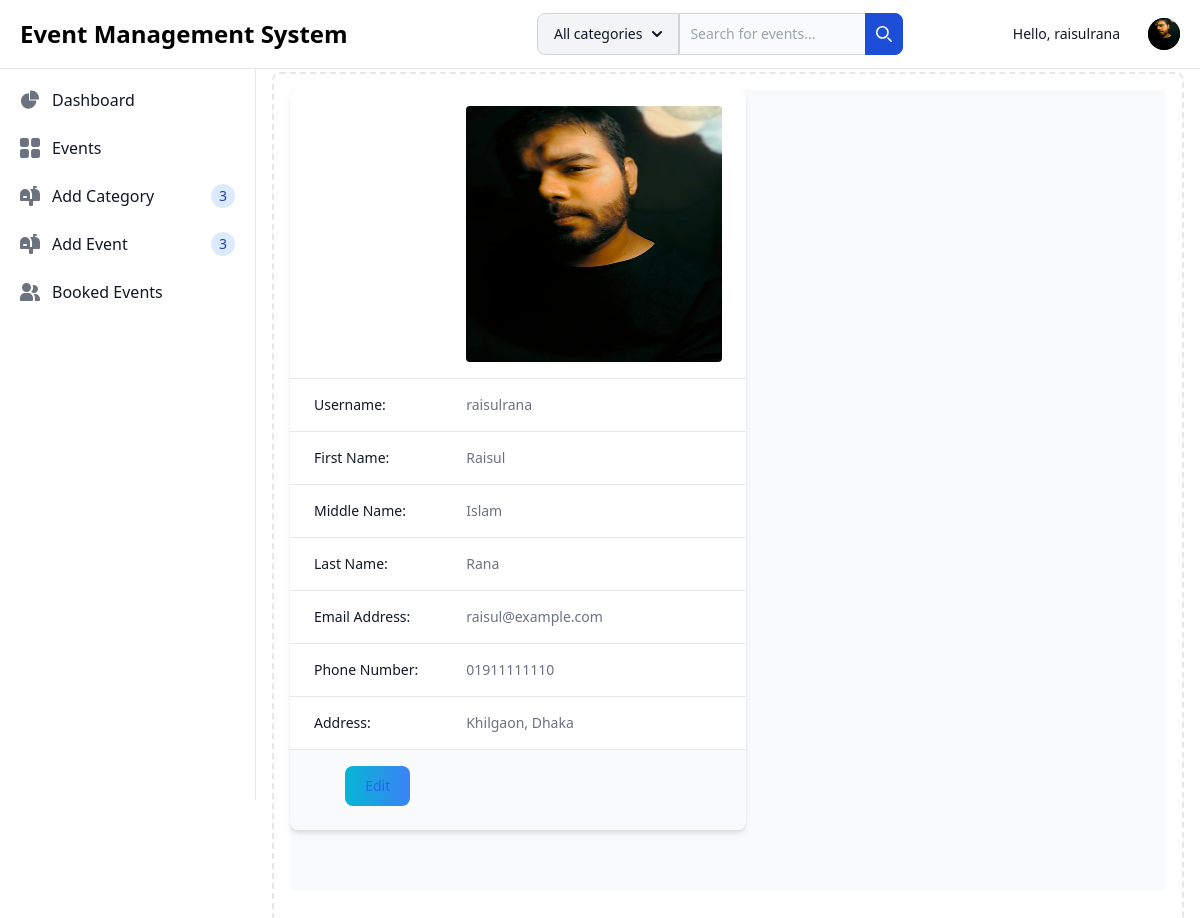
Page /user-account/profile/raisulrana (signed in) on the earlier database version.
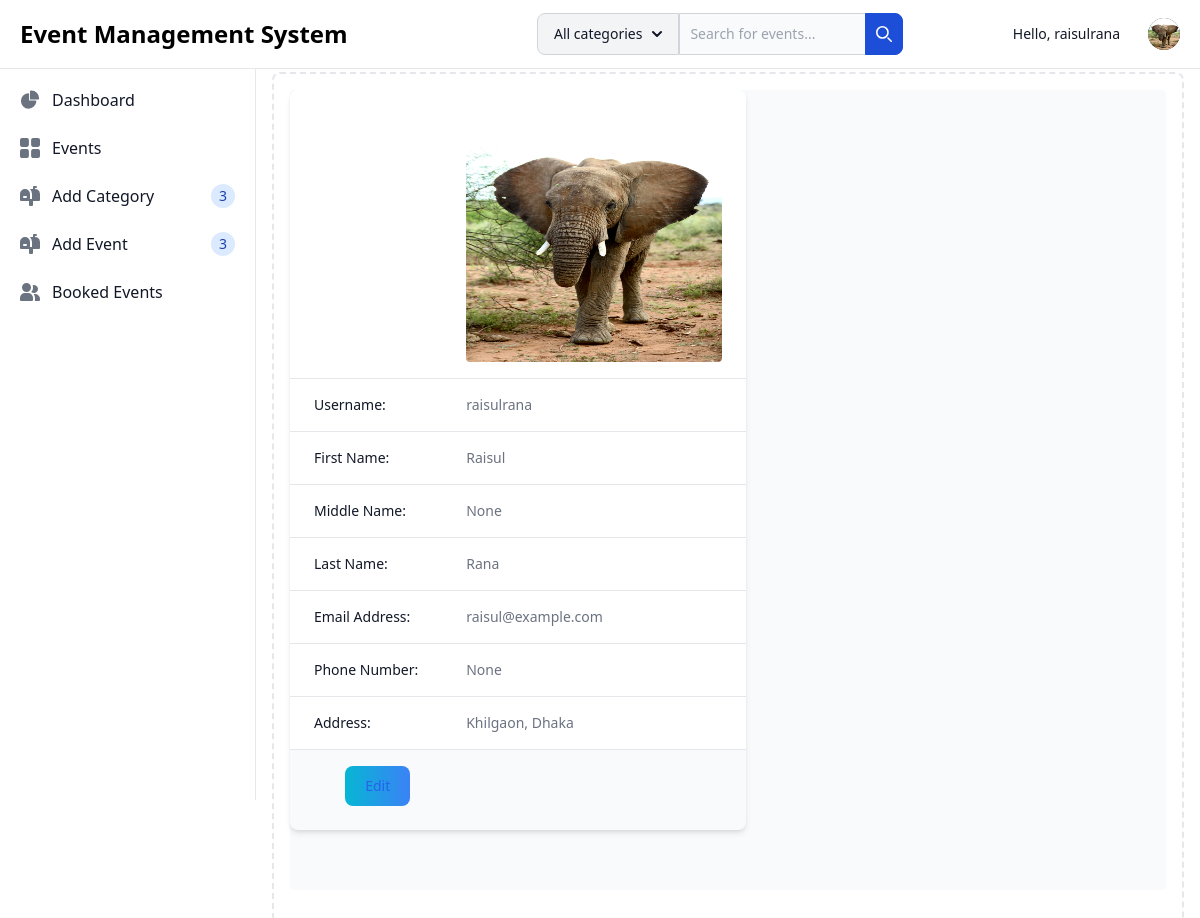
Same page on the later database version.
### user_account/models.py (models this page shows, shortened)
class UserProfile(models.Model):
    user = models.OneToOneField(User, on_delete=models.CASCADE)
    username = models.CharField(max_length=50, null=True, blank=True)
    first_name = models.CharField(max_length=50, null=True, blank=True)
    middle_name = models.CharField(max_length=50, null=True, blank=True)
    last_name = models.CharField(max_length=50, null=True, blank=True)
    email_address = models.EmailField(null=True, blank=True)
    phone_number = models.CharField(max_length=15, null=True, blank=True)
    mailing_address = models.CharField(max_length=100, null=True, blank=True)
    image = models.ImageField(default='fallback.png', upload_to='profile_pics/', null=True, blank=True)
    created_at = models.DateTimeField(auto_now_add=True)
    updated_at = models.DateTimeField(auto_now=True)

### user_account/views.py (the view)
# urls.py: path("profile/<str:username>", views.user_profile, name="user_profile"),
def user_profile(request, username):
    try:
        user = User.objects.get(username=username)
        user_profile = UserProfile.objects.get(user=user)
        return render(request, 'user_account/user_profile.html', {'user_profile': user_profile, 'person': user})
    except User.DoesNotExist:
        logout(request)
        return render(request, 'user_account/not_found.html')

### user_account/templates/user_account/user_profile.html
{% extends '_base.html' %}
{% block content %}
  <div class="justify-center items-center min-h-screen">
    <div class="w-full max-w-4xl">
      <div class="relative overflow-x-auto shadow-md sm:rounded-lg">
        <table class="w-full text-sm text-left rtl:text-right text-gray-500 dark:text-gray-400">
          <tbody>
            <tr class="bg-white border-b dark:bg-gray-800 dark:border-gray-700">
              <th scope="row" class="px-6 py-4 font-medium text-gray-900 whitespace-nowrap dark:text-white"></th>
              <td class="px-6 py-4">
                <img class="rounded w-64 h-64" src="{{ user_profile.image.url }}" alt="Extra large avatar" />
              </td>
            </tr>
            <tr class="bg-white border-b dark:bg-gray-800 dark:border-gray-700">
              <th scope="row" class="px-6 py-4 font-medium text-gray-900 whitespace-nowrap dark:text-white">Username:</th>
              <td class="px-6 py-4">{{ user_profile.username }}</td>
            </tr>
            <tr class="bg-white border-b dark:bg-gray-800 dark:border-gray-700">
              <th scope="row" class="px-6 py-4 font-medium text-gray-900 whitespace-nowrap dark:text-white">First Name:</th>
              <td class="px-6 py-4">{{ user_profile.first_name }}</td>
            </tr>
            <tr class="bg-white border-b dark:bg-gray-800 dark:border-gray-700">
              <th scope="row" class="px-6 py-4 font-medium text-gray-900 whitespace-nowrap dark:text-white">Middle Name:</th>
              <td class="px-6 py-4">{{ user_profile.middle_name }}</td>
            </tr>
            <tr class="bg-white border-b dark:bg-gray-800 dark:border-gray-700">
              <th scope="row" class="px-6 py-4 font-medium text-gray-900 whitespace-nowrap dark:text-white">Last Name:</th>
              <td class="px-6 py-4">{{ user_profile.last_name }}</td>
            </tr>
            <tr class="bg-white border-b dark:bg-gray-800 dark:border-gray-700">
              <th scope="row" class="px-6 py-4 font-medium text-gray-900 whitespace-nowrap dark:text-white">Email Address:</th>
              <td class="px-6 py-4">{{ user_profile.email_address }}</td>
            </tr>
            <tr class="bg-white border-b dark:bg-gray-800 dark:border-gray-700">
              <th scope="row" class="px-6 py-4 font-medium text-gray-900 whitespace-nowrap dark:text-white">Phone Number:</th>
              <td class="px-6 py-4">{{ user_profile.phone_number }}</td>
            </tr>
            <tr class="bg-white border-b dark:bg-gray-800 dark:border-gray-700">
              <th scope="row" class="px-6 py-4 font-medium text-gray-900 whitespace-nowrap dark:text-white">Address:</th>
              <td class="px-6 py-4">{{ user_profile.mailing_address }}</td>
            </tr>
          </tbody>
          <td class="px-6 py-4 text-right">
            <button type="submit" class="text-white bg-gradient-to-r from-cyan-500 to-blue-500 hover:bg-gradient-to-bl focus:ring-4 focus:outline-none focus:ring-cyan-300 dark:focus:ring-cyan-800 font-medium rounded-lg text-sm px-5 py-2.5 text-center me-2 mb-2"><a href="{% url 'update_user_profile' user_profile.username %}" class="font-medium text-blue-600 dark:text-blue-500 hover:underline">Edit</a></button>
          </td>
        </table>
      </div>
    </div>
  </div>
{% endblock %}

### templates/_base.html (shortened to what this page needs)
<!DOCTYPE html>
<html lang="en">
  <head>
    {% load static %}
    <link href="https://cdn.jsdelivr.net/npm/flowbite@2.5.2/dist/flowbite.min.css" rel="stylesheet" />
    <link href="https://cdn.jsdelivr.net/npm/tailwindcss@2.2.19/dist/tailwind.min.css" rel="stylesheet" />
  </head>
  <body>
    <nav class="fixed top-0 z-50 w-full bg-white border-b border-gray-200 dark:bg-gray-800 dark:border-gray-700">
      <div class="px-3 py-3 lg:px-5 lg:pl-3">
        <div class="flex items-center justify-between">
          <div class="flex items-center justify-start rtl:justify-end">
            <a href="{% url 'homepage' %}" class="flex ms-2 md:me-24">
              <span class="self-center text-xl font-semibold sm:text-2xl whitespace-nowrap dark:text-white">Event Management System</span>
            </a>
          </div>
          <form class="max-w-lg mx-auto" method="GET" action="{% url 'search_view' %}">
            <div class="relative flex">
                <button id="dropdown-button" data-dropdown-toggle="dropdown" class="flex-shrink-0 z-10 inline-flex items-center py-2.5 px-4 text-sm font-medium text-center text-gray-900 bg-gray-100 border border-gray-300 rounded-s-lg hover:bg-gray-200 focus:ring-4 focus:outline-none focus:ring-gray-100 dark:bg-gray-700 dark:hover:bg-gray-600 dark:focus:ring-gray-700 dark:text-white dark:border-gray-600" type="button">All categories <svg class="w-2.5 h-2.5 ms-2.5" aria-hidden="true" xmlns="http://www.w3.org/2000/svg" fill="none" viewBox="0 0 10 6">
                    <path stroke="currentColor" stroke-linecap="round" stroke-linejoin="round" stroke-width="2" d="m1 1 4 4 4-4"/>
                </svg></button>
                <div class="relative w-full">
                    <input type="search" id="search-dropdown" name="q" class="block p-2.5 w-full z-20 text-sm text-gray-900 bg-gray-50 rounded-e-lg border-s-gray-50 border-s-2 border border-gray-300 focus:ring-blue-500 focus:border-blue-500 dark:bg-gray-700 dark:border-s-gray-700  dark:border-gray-600 dark:placeholder-gray-400 dark:text-white dark:focus:border-blue-500" placeholder="Search for events..."
                    value="{{ request.GET.q }}" aria-label="Search" required />
                    <button type="submit" class="absolute top-0 end-0 p-2.5 text-sm font-medium h-full text-white bg-blue-700 rounded-e-lg border border-blue-700 hover:bg-blue-800 focus:ring-4 focus:outline-none focus:ring-blue-300 dark:bg-blue-600 dark:hover:bg-blue-700 dark:focus:ring-blue-800">
                        <svg class="w-4 h-4" aria-hidden="true" xmlns="http://www.w3.org/2000/svg" fill="none" viewBox="0 0 20 20">
                            <path stroke="currentColor" stroke-linecap="round" stroke-linejoin="round" stroke-width="2" d="m19 19-4-4m0-7A7 7 0 1 1 1 8a7 7 0 0 1 14 0Z"/>
                        </svg>
                    </button>
                </div>
            </div>
        </form>
          <div class="flex items-center">
            {% if request.user.is_authenticated %}
            <div class="px-4 py-3" role="none">
                <p class="text-sm text-gray-900 dark:text-white" role="none">Hello, {{ request.user }}</p>
              </div>
              <div class="flex items-center ms-3">
                <div>
                  <button type="button" class="flex text-sm bg-gray-800 rounded-full focus:ring-4 focus:ring-gray-300 dark:focus:ring-gray-600" aria-expanded="false" data-dropdown-toggle="dropdown-user">
                    <img class="w-8 h-8 rounded-full" src="{{ user_profile.image.url }}" alt="user photo" />
                  </button>
                </div>
              </div>
            {% endif %}
          </div>
        </div>
      </div>
    </nav>
    <aside id="logo-sidebar" class="fixed top-0 left-0 z-40 w-64 h-screen pt-20 transition-transform -translate-x-full bg-white border-r border-gray-200 sm:translate-x-0 dark:bg-gray-800 dark:border-gray-700" aria-label="Sidebar">
      <div class="h-full px-3 pb-4 overflow-y-auto bg-white dark:bg-gray-800">
        <ul class="space-y-2 font-medium">
          {% if request.user.is_authenticated %}
            <li>
              <a href="{% url 'homepage' %}" class="flex items-center p-2 text-gray-900 rounded-lg dark:text-white hover:bg-gray-100 dark:hover:bg-gray-700 group">
                <span class="ms-3">Dashboard</span>
              </a>
            </li>
            <li>
              <a href="{% url 'homepage' %}" class="flex items-center p-2 text-gray-900 rounded-lg dark:text-white hover:bg-gray-100 dark:hover:bg-gray-700 group">
                <span class="flex-1 ms-3 whitespace-nowrap">Events</span>
              </a>
            </li>
            <li>
              <a href="{% url 'add_category' %}" class="flex items-center p-2 text-gray-900 rounded-lg dark:text-white hover:bg-gray-100 dark:hover:bg-gray-700 group">
                <span class="flex-1 ms-3 whitespace-nowrap">Add Category</span>
                <span class="inline-flex items-center justify-center w-3 h-3 p-3 ms-3 text-sm font-medium text-blue-800 bg-blue-100 rounded-full dark:bg-blue-900 dark:text-blue-300">3</span>
              </a>
            </li>
            <li>
              <a href="{% url 'add_event' %}" class="flex items-center p-2 text-gray-900 rounded-lg dark:text-white hover:bg-gray-100 dark:hover:bg-gray-700 group">
                <span class="flex-1 ms-3 whitespace-nowrap">Add Event</span>
                <span class="inline-flex items-center justify-center w-3 h-3 p-3 ms-3 text-sm font-medium text-blue-800 bg-blue-100 rounded-full dark:bg-blue-900 dark:text-blue-300">3</span>
              </a>
            </li>
            <li>
              <a href="{% url 'user_bookings' %}" class="flex items-center p-2 text-gray-900 rounded-lg dark:text-white hover:bg-gray-100 dark:hover:bg-gray-700 group">
                <span class="flex-1 ms-3 whitespace-nowrap">Booked Events</span>
              </a>
            </li>
          {% endif %}
        </ul>
      </div>
    </aside>
    <div class="p-4 sm:ml-64">
      <div class="p-4 border-2 border-gray-200 border-dashed rounded-lg dark:border-gray-700 mt-14">
        <div class="flex h-screen mb-4 rounded bg-gray-50 dark:bg-gray-800">
          {% block content %}
          {% endblock content %}
        </div>
      </div>
    </div>
  </body>
</html>

Differences in the rows shown:
changed UserProfile "raisulrana": image: a different picture; middle_name "Islam" → "None"; phone_number "01911111110" → "None"
